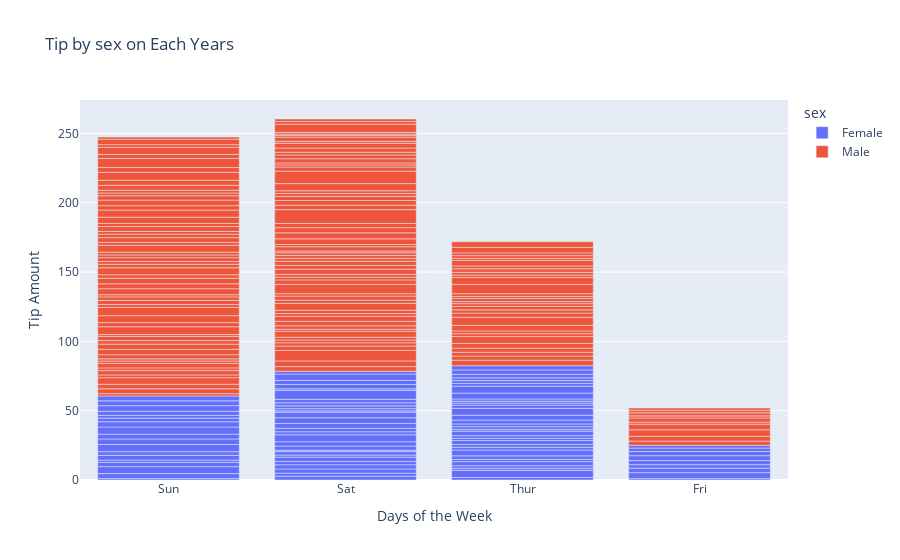

The notebook cell this image was saved under:
### Markdown cell above
### Bars Charts

### Code cell
df_us = px.data.gapminder().query("country == 'United States'")
px.bar(df_us, x='year', y='pop')

df_tips = px.data.tips()
px.bar(df_tips, x='day', y='tip', color='sex', 
      title='Tip by sex on Each Years',
      labels={'tip':'Tip Amount', 'day':'Days of the Week'})

### Figure 1 — Plotly figure (JSON) as saved in the notebook; plotly's stock layout.template omitted (floating-point values rounded to 4 significant figures; data arrays with more than 128 entries replaced by an {"elided": "..."} marker saying what was removed)
{"data": [{"alignmentgroup": "True", "hovertemplate": "sex=Female<br>Days of the Week=%{x}<br>Tip Amount=%{y}<extra></extra>", "legendgroup": "Female", "marker": {"color": "#636efa", "pattern": {"shape": ""}}, "name": "Female", "offsetgroup": "Female", "orientation": "v", "showlegend": true, "textposition": "auto", "type": "bar", "x": ["Sun", "Sun", "Sun", "Sun", "Sun", "Sun", "Sat", "Sat", "Sat", "Sat", "Sat", "Sat", "Sun", "Sun", "Sat", "Sat", "Sat", "Sat", "Sat", "Sat", "Sat", "Thur", "Thur", "Fri", "Fri", "Fri", "Fri", "Fri", "Sat", "Sat", "Sat", "Sat", "Sat", "Sun", "Sun", "Thur", "Thur", "Thur", "Thur", "Thur", "Thur", "Thur", "Thur", "Thur", "Thur", "Thur", "Thur", "Thur", "Thur", "Thur", "Thur", "Thur", "Thur", "Thur", "Thur", "Thur", "Thur", "Sun", "Sun", "Sun", "Sun", "Sun", "Sat", "Sat", "Sun", "Sun", "Sun", "Thur", "Thur", "Thur", "Thur", "Thur", "Thur", "Thur", "Sat", "Sat", "Sat", "Sat", "Sat", "Fri", "Fri", "Fri", "Fri", "Sat", "Sat", "Sat", "Thur"], "xaxis": "x", "y": [1.01, 3.61, 5, 3.02, 1.67, 3.5, 2.75, 2.23, 3, 3, 2.45, 3.07, 2.6, 5.2, 1.5, 2.47, 1, 3, 3.14, 5, 2.2, 1.83, 5.17, 1, 4.3, 3.25, 2.5, 3, 2.5, 3.48, 4.08, 4, 1, 4, 3.5, 1.5, 1.8, 2.92, 1.68, 2.52, 4.2, 2, 2, 2.83, 1.5, 2, 3.25, 1.25, 2, 2, 2.75, 3.5, 5, 2.3, 1.5, 1.36, 1.63, 5.14, 3.75, 2.61, 2, 3, 1.61, 2, 4, 3.5, 3.5, 4.19, 5, 2, 2.01, 2, 2.5, 3.23, 2.23, 2.5, 6.5, 1.1, 3.09, 3.48, 3, 2.5, 2, 2.88, 4.67, 2, 3], "yaxis": "y"}, {"alignmentgroup": "True", "hovertemplate": "sex=Male<br>Days of the Week=%{x}<br>Tip Amount=%{y}<extra></extra>", "legendgroup": "Male", "marker": {"color": "#EF553B", "pattern": {"shape": ""}}, "name": "Male", "offsetgroup": "Male", "orientation": "v", "showlegend": true, "textposition": "auto", "type": "bar", "x": {"elided": "157 str values"}, "xaxis": "x", "y": {"elided": "157 float values"}, "yaxis": "y"}], "layout": {"autosize": true, "barmode": "relative", "legend": {"title": {"text": "sex"}, "tracegroupgap": 0}, "title": {"text": "Tip by sex on Each Years"}, "xaxis": {"anchor": "y", "autorange": true, "domain": [0, 1], "range": [-0.5, 3.5], "title": {"text": "Days of the Week"}, "type": "category"}, "yaxis": {"anchor": "x", "autorange": true, "domain": [0, 1], "range": [0, 274.1], "title": {"text": "Tip Amount"}, "type": "linear"}}}
